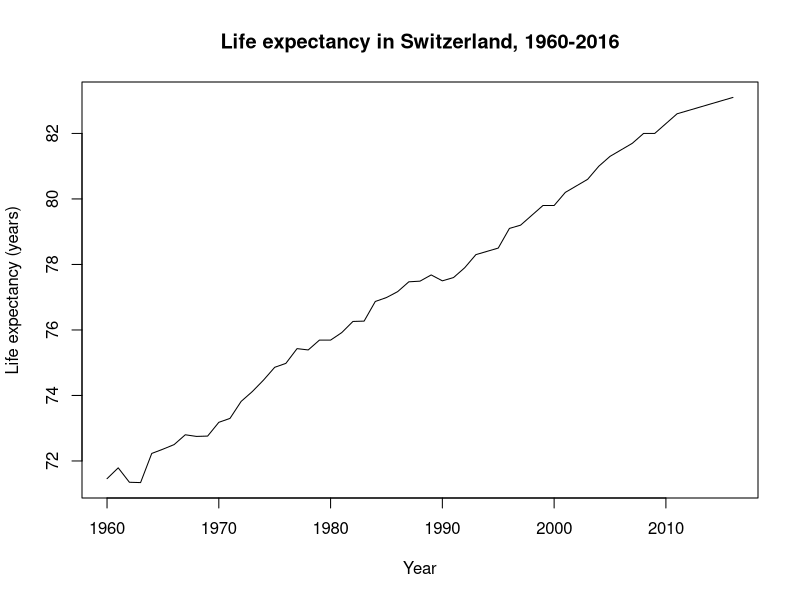

Here is the R script that generated this plot:
## ---- chunk 1
knitr::opts_chunk$set(echo = TRUE, dev = "svg")
## ---- chunk 2
library(tidyverse)
library(knitr)
library(tseries)
library(dslabs)
## ---- chunk 3
str(gapminder)
## ---- chunk 4
gapminder.filtered <- gapminder %>% 
  filter(country == "Switzerland") %>% 
  select(year, life_expectancy)
str(gapminder.filtered)
kable(head(gapminder.filtered))
## ---- chunk 5
gapminder.ts <- ts(gapminder.filtered$life_expectancy, 1960, 2016)
ts.plot(gapminder.ts, xlab = "Year", ylab = "Life expectancy (years)", 
        main = "Life expectancy in Switzerland, 1960-2016")
